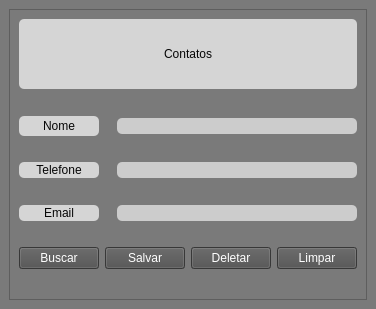
<?xml version="1.0" encoding="UTF-8"?>
<ui version="4.0">
 <class>Agenda</class>
 <widget class="QMainWindow" name="Agenda">
  <property name="geometry">
   <rect>
    <x>0</x>
    <y>0</y>
    <width>356</width>
    <height>309</height>
   </rect>
  </property>
  <property name="maximumSize">
   <size>
    <width>356</width>
    <height>309</height>
   </size>
  </property>
  <property name="windowTitle">
   <string>Agenda</string>
  </property>
  <property name="styleSheet">
   <string notr="true">background-color: rgb(122, 122, 122);
color: rgb(6, 6, 6);</string>
  </property>
  <widget class="QWidget" name="centralwidget">
   <layout class="QGridLayout" name="gridLayout">
    <item row="0" column="0">
     <widget class="QFrame" name="frame">
      <property name="styleSheet">
       <string notr="true">QLabel{
	border-radius:5px;
	background-color: rgb(213, 213, 213);
	font: 14pt &quot;Times New Roman&quot;;
}

QLineEdit{
	
	font: 14pt &quot;Times New Roman&quot;;
	background-color: rgb(204, 204, 204);
	border-radius:5px;
}

QPushButton{
	color: rgb(255, 255, 255);
	background-color: rgb(79, 79, 79);
	font: 75 15pt &quot;Times New Roman&quot;;
}

QPushButton:hover{
	
	color: rgb(0, 0, 0);
	background-color: rgb(255, 255, 255);
}</string>
      </property>
      <property name="frameShape">
       <enum>QFrame::StyledPanel</enum>
      </property>
      <property name="frameShadow">
       <enum>QFrame::Raised</enum>
      </property>
      <layout class="QGridLayout" name="gridLayout_2">
       <item row="1" column="2">
        <spacer name="verticalSpacer_4">
         <property name="orientation">
          <enum>Qt::Vertical</enum>
         </property>
         <property name="sizeHint" stdset="0">
          <size>
           <width>68</width>
           <height>7</height>
          </size>
         </property>
        </spacer>
       </item>
       <item row="2" column="0">
        <widget class="QLabel" name="label_2">
         <property name="text">
          <string>Nome</string>
         </property>
         <property name="alignment">
          <set>Qt::AlignCenter</set>
         </property>
        </widget>
       </item>
       <item row="2" column="1">
        <spacer name="horizontalSpacer">
         <property name="orientation">
          <enum>Qt::Horizontal</enum>
         </property>
         <property name="sizeHint" stdset="0">
          <size>
           <width>40</width>
           <height>20</height>
          </size>
         </property>
        </spacer>
       </item>
       <item row="3" column="0">
        <spacer name="verticalSpacer_5">
         <property name="orientation">
          <enum>Qt::Vertical</enum>
         </property>
         <property name="sizeHint" stdset="0">
          <size>
           <width>68</width>
           <height>6</height>
          </size>
         </property>
        </spacer>
       </item>
       <item row="4" column="0">
        <widget class="QLabel" name="label_3">
         <property name="text">
          <string>Telefone</string>
         </property>
         <property name="alignment">
          <set>Qt::AlignCenter</set>
         </property>
        </widget>
       </item>
       <item row="5" column="0">
        <spacer name="verticalSpacer_6">
         <property name="orientation">
          <enum>Qt::Vertical</enum>
         </property>
         <property name="sizeHint" stdset="0">
          <size>
           <width>68</width>
           <height>7</height>
          </size>
         </property>
        </spacer>
       </item>
       <item row="6" column="0">
        <widget class="QLabel" name="label_4">
         <property name="text">
          <string>Email</string>
         </property>
         <property name="alignment">
          <set>Qt::AlignCenter</set>
         </property>
        </widget>
       </item>
       <item row="7" column="0">
        <spacer name="verticalSpacer">
         <property name="orientation">
          <enum>Qt::Vertical</enum>
         </property>
         <property name="sizeHint" stdset="0">
          <size>
           <width>68</width>
           <height>6</height>
          </size>
         </property>
        </spacer>
       </item>
       <item row="8" column="0">
        <widget class="QPushButton" name="btn_buscar">
         <property name="text">
          <string>Buscar</string>
         </property>
        </widget>
       </item>
       <item row="8" column="1" colspan="2">
        <widget class="QPushButton" name="btn_salvar">
         <property name="text">
          <string>Salvar</string>
         </property>
        </widget>
       </item>
       <item row="8" column="3">
        <widget class="QPushButton" name="btn_deletar">
         <property name="text">
          <string>Deletar</string>
         </property>
        </widget>
       </item>
       <item row="8" column="4">
        <widget class="QPushButton" name="btn_limpar">
         <property name="maximumSize">
          <size>
           <width>80</width>
           <height>16777215</height>
          </size>
         </property>
         <property name="text">
          <string>Limpar</string>
         </property>
        </widget>
       </item>
       <item row="9" column="0">
        <spacer name="verticalSpacer_3">
         <property name="orientation">
          <enum>Qt::Vertical</enum>
         </property>
         <property name="sizeHint" stdset="0">
          <size>
           <width>68</width>
           <height>7</height>
          </size>
         </property>
        </spacer>
       </item>
       <item row="0" column="0" colspan="5">
        <widget class="QLabel" name="label">
         <property name="minimumSize">
          <size>
           <width>0</width>
           <height>70</height>
          </size>
         </property>
         <property name="styleSheet">
          <string notr="true">font: 22pt &quot;Times New Roman&quot;;</string>
         </property>
         <property name="text">
          <string>Contatos</string>
         </property>
         <property name="alignment">
          <set>Qt::AlignCenter</set>
         </property>
        </widget>
       </item>
       <item row="2" column="2" colspan="3">
        <widget class="QLineEdit" name="ln_contato">
         <property name="alignment">
          <set>Qt::AlignCenter</set>
         </property>
        </widget>
       </item>
       <item row="4" column="2" colspan="3">
        <widget class="QLineEdit" name="ln_fone">
         <property name="alignment">
          <set>Qt::AlignCenter</set>
         </property>
        </widget>
       </item>
       <item row="6" column="2" colspan="3">
        <widget class="QLineEdit" name="ln_email">
         <property name="alignment">
          <set>Qt::AlignCenter</set>
         </property>
        </widget>
       </item>
      </layout>
     </widget>
    </item>
   </layout>
  </widget>
 </widget>
 <tabstops>
  <tabstop>ln_contato</tabstop>
  <tabstop>ln_fone</tabstop>
  <tabstop>ln_email</tabstop>
  <tabstop>btn_salvar</tabstop>
  <tabstop>btn_limpar</tabstop>
 </tabstops>
 <resources/>
 <connections/>
</ui>
